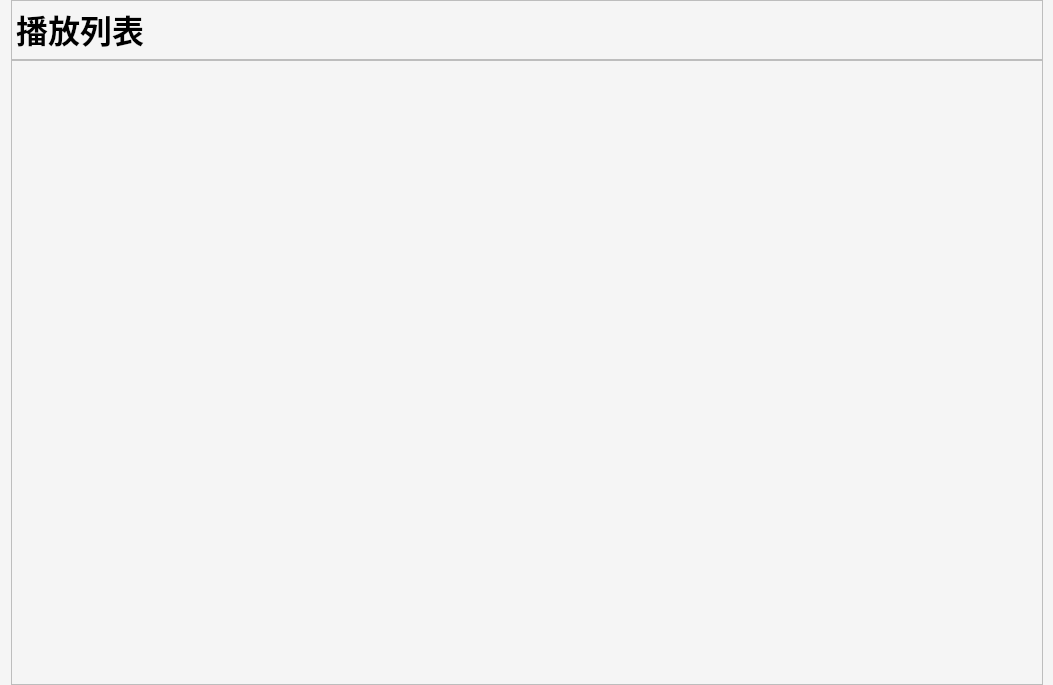
<?xml version="1.0" encoding="UTF-8"?>
<ui version="4.0">
 <class>Form</class>
 <widget class="QWidget" name="Form">
  <property name="geometry">
   <rect>
    <x>0</x>
    <y>0</y>
    <width>1053</width>
    <height>685</height>
   </rect>
  </property>
  <property name="windowTitle">
   <string>Form</string>
  </property>
  <property name="styleSheet">
   <string notr="true">QWidget{background-color:rgb(245, 245, 245);}</string>
  </property>
  <layout class="QVBoxLayout" name="verticalLayout_2" stretch="1,15">
   <property name="spacing">
    <number>0</number>
   </property>
   <property name="topMargin">
    <number>0</number>
   </property>
   <property name="rightMargin">
    <number>10</number>
   </property>
   <property name="bottomMargin">
    <number>0</number>
   </property>
   <item>
    <widget class="QTextBrowser" name="textBrowser">
     <property name="sizePolicy">
      <sizepolicy hsizetype="Expanding" vsizetype="Minimum">
       <horstretch>0</horstretch>
       <verstretch>0</verstretch>
      </sizepolicy>
     </property>
     <property name="maximumSize">
      <size>
       <width>16777215</width>
       <height>60</height>
      </size>
     </property>
     <property name="styleSheet">
      <string notr="true">“background:transparent;border-width:0;border-style:outset”</string>
     </property>
     <property name="html">
      <string>&lt;!DOCTYPE HTML PUBLIC &quot;-//W3C//DTD HTML 4.0//EN&quot; &quot;http://www.w3.org/TR/REC-html40/strict.dtd&quot;&gt;
&lt;html&gt;&lt;head&gt;&lt;meta name=&quot;qrichtext&quot; content=&quot;1&quot; /&gt;&lt;style type=&quot;text/css&quot;&gt;
p, li { white-space: pre-wrap; }
&lt;/style&gt;&lt;/head&gt;&lt;body style=&quot; font-family:'SimSun'; font-size:9pt; font-weight:400; font-style:normal;&quot;&gt;
&lt;p style=&quot; margin-top:0px; margin-bottom:0px; margin-left:0px; margin-right:0px; -qt-block-indent:0; text-indent:0px;&quot;&gt;&lt;span style=&quot; font-size:24pt; font-weight:600; color:#000000;&quot;&gt;播放列表&lt;/span&gt;&lt;/p&gt;&lt;/body&gt;&lt;/html&gt;</string>
     </property>
    </widget>
   </item>
   <item>
    <widget class="QTableView" name="tableView"/>
   </item>
  </layout>
 </widget>
 <resources/>
 <connections/>
</ui>
